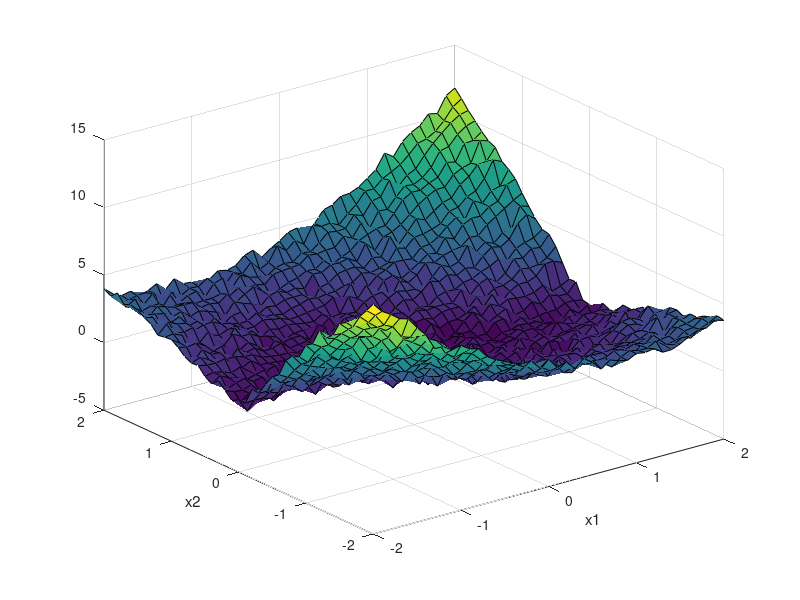

Reproduce this figure in MATLAB.
load('proj_fit_18.mat');
X1 = id.X{1};
X2 = id.X{2};
Y = id.Y;
surf(id.X{1}, id.X{2}, id.Y)
xlabel("x1"); ylabel("x2")
x1i = [];

for i=1:length(X1)
    x1i =[x1i ones(1,length(X2)) * X1(i)];
end
x2i = [];
for i = 1:length(X2)
    x2i = [x2i X2];
end

Xflat = [ x1i', x2i'];

Yflat = reshape(Y, length(Y)^2, 1);

[Xflat, Yflat]